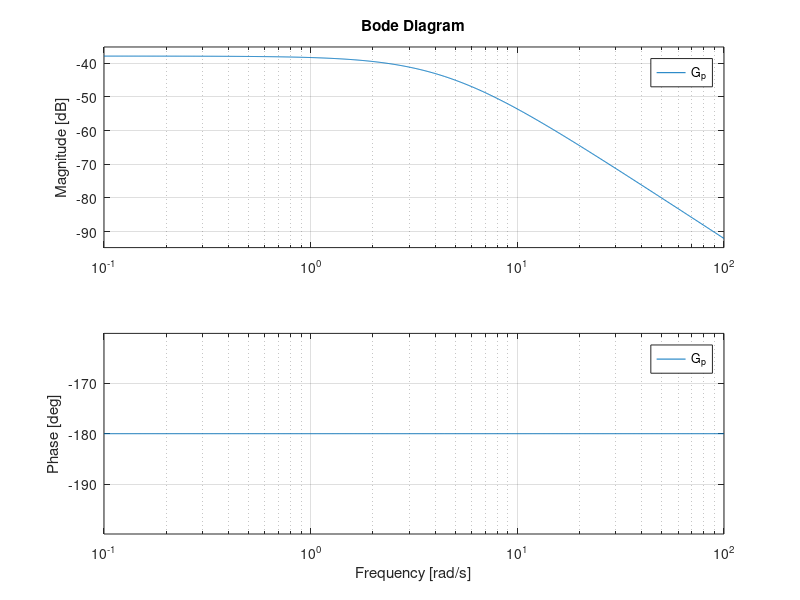

Recreate this plot in MATLAB.
%% Inverse pendulum model
% This script defines the dynamics of an inverse pendulum

m = 1;       % mass of the pendulum [kg]
l = 0.5;     % length of the pendulum [m]
g = 9.81;    % gravitational acceleration [m/s^2]

% transfer function of the inverse pendulum
s = tf('s');
G_p = (1/m*l^2)/(s^2 - g/l);

% Display the transfer function
disp(G_p);

% Bode plot
figure('Name','Transfer function of the inverse pendulum:');
bode(G_p);
grid on;    